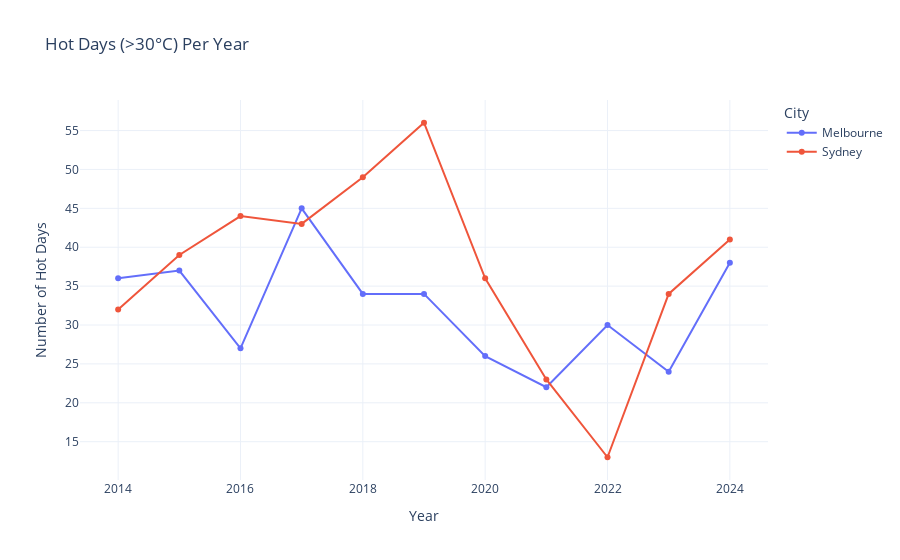

Here is the notebook cell this chart was saved with:
### Code cell
fig = go.Figure()

# Add traces for each city
for city in hot_days['city'].unique():
    city_data = hot_days_per_year[hot_days_per_year['city'] == city]
    fig.add_trace(go.Scatter(
        x=city_data['year'],
        y=city_data['hot_day_count'],
        mode='lines+markers',
        name=city
    ))

# Update layout
fig.update_layout(
    title='Hot Days (>30°C) Per Year',
    xaxis_title='Year',
    yaxis_title='Number of Hot Days',
    legend_title='City',
    template='plotly_white'
)

fig.show()

### Figure 1 — Plotly figure (JSON) as saved in the notebook; plotly's stock layout.template omitted (floating-point values rounded to 4 significant figures)
{"data": [{"mode": "lines+markers", "name": "Melbourne", "type": "scatter", "x": [2014, 2015, 2016, 2017, 2018, 2019, 2020, 2021, 2022, 2023, 2024], "y": [36, 37, 27, 45, 34, 34, 26, 22, 30, 24, 38]}, {"mode": "lines+markers", "name": "Sydney", "type": "scatter", "x": [2014, 2015, 2016, 2017, 2018, 2019, 2020, 2021, 2022, 2023, 2024], "y": [32, 39, 44, 43, 49, 56, 36, 23, 13, 34, 41]}], "layout": {"legend": {"title": {"text": "City"}}, "title": {"text": "Hot Days (>30°C) Per Year"}, "xaxis": {"title": {"text": "Year"}}, "yaxis": {"title": {"text": "Number of Hot Days"}}}}
